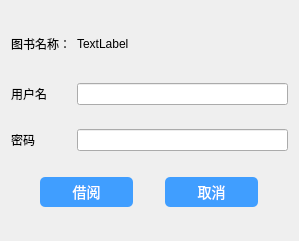
<?xml version="1.0" encoding="UTF-8"?>
<ui version="4.0">
 <class>DlgBookBorrowReturn</class>
 <widget class="QDialog" name="DlgBookBorrowReturn">
  <property name="geometry">
   <rect>
    <x>0</x>
    <y>0</y>
    <width>299</width>
    <height>241</height>
   </rect>
  </property>
  <property name="windowTitle">
   <string>Dialog</string>
  </property>
  <layout class="QGridLayout" name="gridLayout">
   <item row="0" column="0">
    <widget class="QLabel" name="label">
     <property name="text">
      <string>图书名称：</string>
     </property>
    </widget>
   </item>
   <item row="0" column="1">
    <widget class="QLabel" name="lb_name">
     <property name="maximumSize">
      <size>
       <width>16777215</width>
       <height>30</height>
      </size>
     </property>
     <property name="text">
      <string>TextLabel</string>
     </property>
    </widget>
   </item>
   <item row="1" column="0">
    <widget class="QLabel" name="label_3">
     <property name="text">
      <string>用户名</string>
     </property>
    </widget>
   </item>
   <item row="1" column="1">
    <widget class="QLineEdit" name="le_username"/>
   </item>
   <item row="2" column="0">
    <widget class="QLabel" name="label_4">
     <property name="text">
      <string>密码</string>
     </property>
    </widget>
   </item>
   <item row="2" column="1">
    <widget class="QLineEdit" name="le_passwd"/>
   </item>
   <item row="3" column="0" colspan="2">
    <widget class="QWidget" name="widget" native="true">
     <property name="minimumSize">
      <size>
       <width>0</width>
       <height>0</height>
      </size>
     </property>
     <property name="maximumSize">
      <size>
       <width>16777215</width>
       <height>35</height>
      </size>
     </property>
     <layout class="QGridLayout" name="gridLayout_2">
      <property name="leftMargin">
       <number>0</number>
      </property>
      <property name="topMargin">
       <number>0</number>
      </property>
      <property name="rightMargin">
       <number>0</number>
      </property>
      <property name="bottomMargin">
       <number>0</number>
      </property>
      <property name="horizontalSpacing">
       <number>3</number>
      </property>
      <property name="verticalSpacing">
       <number>0</number>
      </property>
      <item row="0" column="0">
       <widget class="QPushButton" name="btn_borrow_return">
        <property name="styleSheet">
         <string notr="true">border-radius:5px;background:#409eff;color:white;font-size:14px;min-height:20px;max-width:85px;padding:4px;</string>
        </property>
        <property name="text">
         <string>借阅</string>
        </property>
       </widget>
      </item>
      <item row="0" column="1">
       <widget class="QPushButton" name="btn_canc">
        <property name="styleSheet">
         <string notr="true">border-radius:5px;background:#409eff;color:white;font-size:14px;min-height:20px;max-width:85px;padding:4px;</string>
        </property>
        <property name="text">
         <string>取消</string>
        </property>
       </widget>
      </item>
     </layout>
    </widget>
   </item>
  </layout>
 </widget>
 <resources/>
 <connections/>
</ui>
